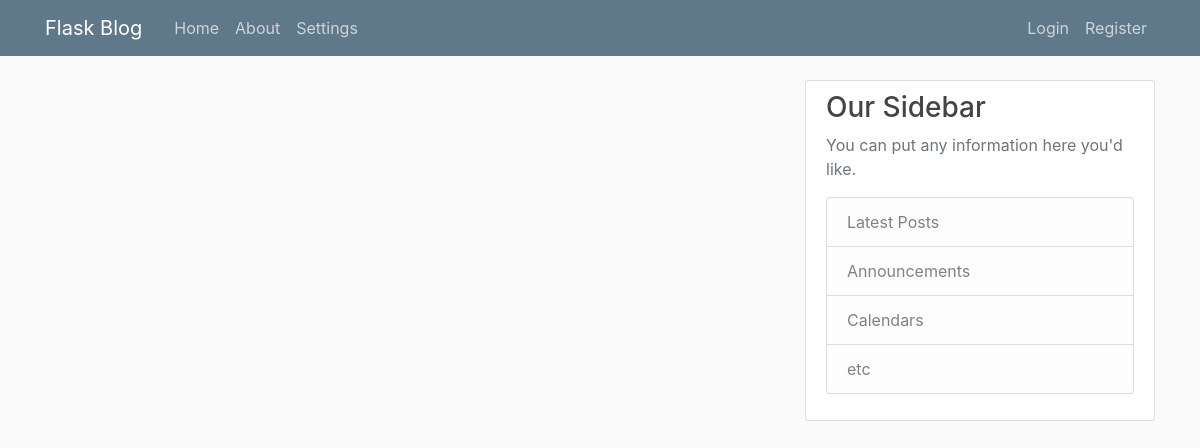
Page /home on the earlier database version.
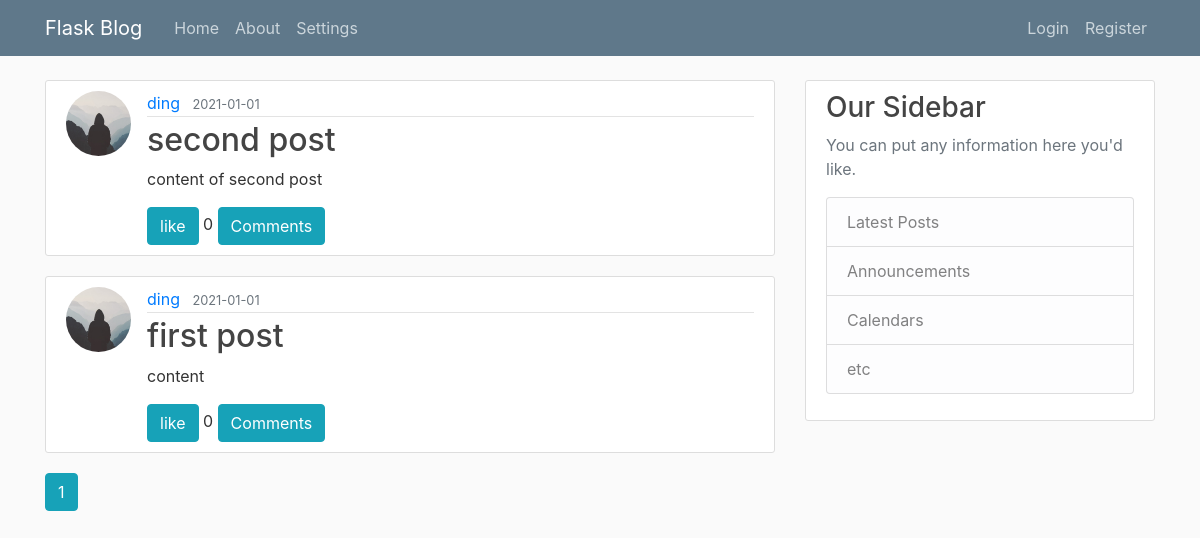
Same page on the later database version.
### flaskblog/models.py (models this page shows, shortened)
class Post(db.Model):
    id = db.Column(db.Integer, primary_key=True)
    title = db.Column(db.String(100), nullable=False)
    date_posted = db.Column(db.DateTime, nullable=False, default=datetime.now)
    content = db.Column(db.Text, nullable=False)
    user_id = db.Column(db.Integer, db.ForeignKey('user.id'), nullable=False)
    likes = db.Column(db.Integer, default = 0)

class User(db.Model, UserMixin):
    id = db.Column(db.Integer, primary_key=True)
    username = db.Column(db.String(20), unique=True, nullable=False)
    email = db.Column(db.String(120), unique=True, nullable=False)
    image_file = db.Column(db.String(20), nullable=False, default='default.jpg')
    password = db.Column(db.String(60), nullable=False)
    posts = db.relationship('Post', backref='author', lazy=True)

### flaskblog/main/routes.py (the view)
@main.route("/")
@main.route("/home")
def home():
    page = request.args.get('page', 1, type=int)
    posts = Post.query.order_by(Post.date_posted.desc()).paginate(page=page, per_page=5)
    return render_template('home.html', posts=posts)

### flaskblog/templates/home.html (shortened to what this page needs)
{% extends "layout.html" %}
{% block content %}
    {% for post in posts.items %}
        <article class="media content-section">
          <img class="rounded-circle article-img" src="{{ url_for('static', filename='profile_pics/' + post.author.image_file) }}">
          <div class="media-body">
            <div class="article-metadata">
              <a class="mr-2" href="{{ url_for('users.user_posts', username=post.author.username) }}">{{ post.author.username }}</a>
              <small class="text-muted">{{ post.date_posted.strftime('%Y-%m-%d') }}</small>
            </div>
            <h2><a class="article-title" href="{{ url_for('posts.post', post_id=post.id) }}">{{ post.title }}</a></h2>
            <p class="article-content">{{ post.content }}</p>
            <div class="controls">
                <span class="btn btn-info like" ref="{{post.id}}">like</span>
                <span id="like_count{{post.id}}" >{{post.likes}}</span>
                <button type="button" class="btn btn-primary btn-info comment-btn" ref="{{post.id}}" data-toggle="modal" data-target="#modal{{post.id}}">
                    Comments
                </button>
            </div>
          </div>
        </article>
    {% endfor %}
    {% for page_num in posts.iter_pages(left_edge=1, right_edge=1, left_current=1, right_current=2) %}
      {% if page_num %}
        {% if posts.page == page_num %}
          <a class="btn btn-info mb-4" href="{{ url_for('main.home', page=page_num) }}">{{ page_num }}</a>
        {% else %}
          <a class="btn btn-outline-info mb-4" href="{{ url_for('main.home', page=page_num) }}">{{ page_num }}</a>
        {% endif %}
      {% else %}
        ...
      {% endif %}
    {% endfor %}
{% endblock content %}

### flaskblog/templates/layout.html (shortened to what this page needs)
<!DOCTYPE html>
<html>
<head>
    <link rel="stylesheet" type="text/css" href="{{ url_for('static', filename='bootstrap.css') }}">
    <link rel="stylesheet" type="text/css" href="{{ url_for('static', filename='main.css') }}">
    <link rel="stylesheet" type="text/css" href="{{ url_for('static', filename='bootoast.css') }}">
</head>
<body>
    <header class="site-header">
      <nav class="navbar navbar-expand-md navbar-dark bg-steel fixed-top">
        <div class="container">
          <a class="navbar-brand mr-4" href="/">Flask Blog</a>
          <div class="collapse navbar-collapse" id="navbarToggle">
            <div class="navbar-nav mr-auto">
              <a class="nav-item nav-link" href="{{ url_for('main.home') }}">Home</a>
              <a class="nav-item nav-link" href="{{ url_for('main.about') }}">About</a>
              <a class="nav-item nav-link" href="{{ url_for('main.settings') }}">Settings</a>
            </div>
            <div class="navbar-nav">
              {% if current_user.is_authenticated %}
                <a class="nav-item nav-link" href="{{ url_for('posts.new_post') }}">New Post</a>
                <a class="nav-item nav-link" href="{{ url_for('users.account') }}">Account</a>
                <a class="nav-item nav-link" href="{{ url_for('users.logout') }}">Logout</a>
              {% else %}
                <a class="nav-item nav-link" href="{{ url_for('users.login') }}">Login</a>
                <a class="nav-item nav-link" href="{{ url_for('users.register') }}">Register</a>
              {% endif %}
            </div>
          </div>
        </div>
      </nav>
    </header>
    <main role="main" class="container">
      <div class="row">
        <div class="col-md-8">
          {% block content %}{% endblock %}
        </div>
        <div class="col-md-4">
          <div class="content-section">
            <h3>Our Sidebar</h3>
            <p class='text-muted'>You can put any information here you'd like.
              <ul class="list-group">
                <li class="list-group-item list-group-item-light">Latest Posts</li>
                <li class="list-group-item list-group-item-light">Announcements</li>
                <li class="list-group-item list-group-item-light">Calendars</li>
                <li class="list-group-item list-group-item-light">etc</li>
              </ul>
            </p>
          </div>
        </div>
      </div>
    </main>
</body>
</html>

### flaskblog/static/main.css (style rules this page uses)
body { background: #fafafa; color: #333333; margin-top: 5rem; }
h1, h2, h3, h4, h5, h6 { color: #444444; }
.bg-steel { background-color: #5f788a; }
.site-header .navbar-nav .nav-link { color: #cbd5db; }
.content-section { background: #ffffff; padding: 10px 20px; border: 1px solid #dddddd; border-radius: 3px; margin-bottom: 20px; }
.article-title { color: #444444; }
.article-content { white-space: pre-line; }
.article-img { height: 65px; width: 65px; margin-right: 16px; }
.article-metadata { padding-bottom: 1px; margin-bottom: 4px; border-bottom: 1px solid #e3e3e3 }

Differences in the rows shown:
added Post: image_file (placeholder picture), author.username "ding", date_posted "2021-01-01", title "second post", content "content of second post", likes "0"
added Post: image_file (placeholder picture), author.username "ding", date_posted "2021-01-01", title "first post", content "content", likes "0"
Other differences:
new list line: "1"
